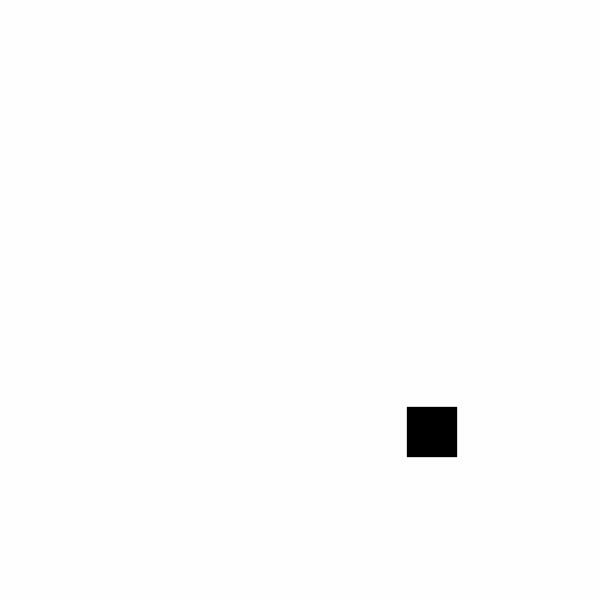
Frame 1 (no input)
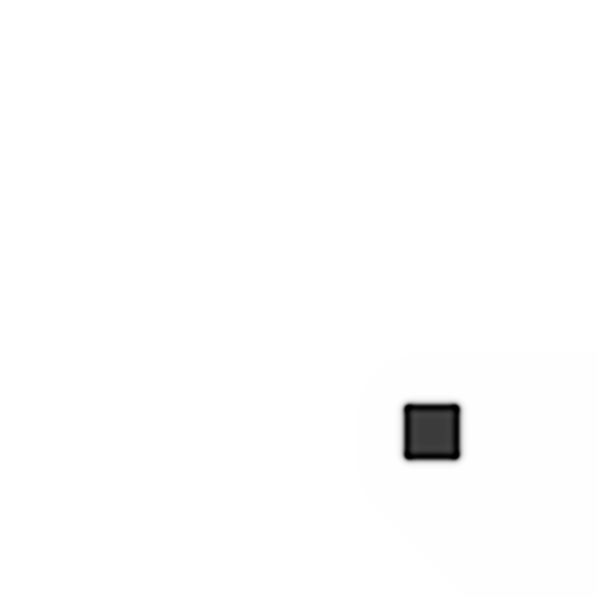
Frame 60 (no input)
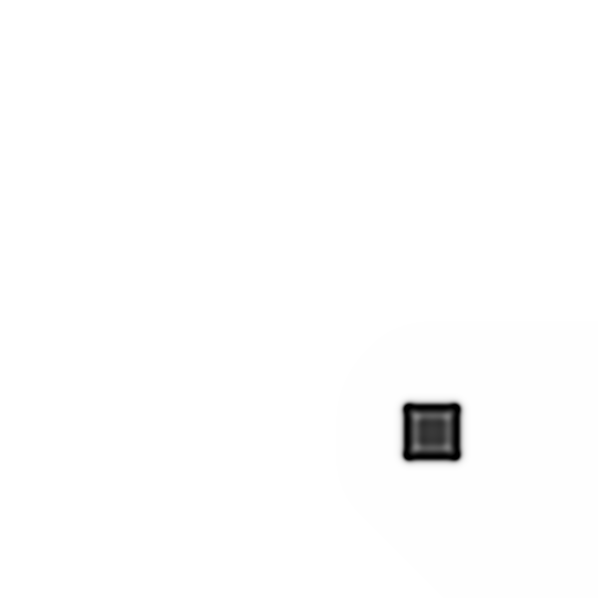
Frame 120 (the mouse pressed at the canvas centre since frame 60)

The p5.js sketch that drew these frames (run headless with seeded random() and noise() and a simulated clock; from frame 60 on, the mouse is pressed at the canvas centre):

// p5.js sketch
// ── sketch.js
let clrs;
let grid, next;
let dA = 1;
let dB = 0.5;
let feed = 0.055;
let k = 0.062;
let speed = 1;


function setupVariables() {
	// setup variables
	clrs = {
		'bg': [5, 5, 5],
		'main': [250, 250, 250],
		'sub': [85, 0, 255]
	}

	// create a two dimensional grid
	grid = [];
	next = [];
	for (let x = 0; x < width; x++) {
		grid[x] = [];
		next[x] = [];
		for (let y = 0; y < height; y++) {
			grid[x][y] = {
				a: 1,
				b: 0
			};
			next[x][y] = {
				a: 1,
				b: 0
			};
		}
	}
	let d = 50;
	let start = floor(random(d, width - d));
	for (let i = start; i < start + d; i++) {
		for (let j = start; j < start + d; j++) {
			grid[i][j].b = 1;
		}
	}

}

function setup() {
	createCanvas(600, 600);
	setupVariables();
	pixelDensity(1);
	frameRate(30);
}

function draw() {
	for (let x = 1; x < width - 1; x++) {
		for (let y = 1; y < height - 1; y++) {
			let a = grid[x][y].a;
			let b = grid[x][y].b;
			next[x][y].a = a + (dA * (laplaceA(x, y)) - (a * b * b) + (feed * (1 - a))) * speed;
			next[x][y].b = b + (dB * (laplaceB(x, y)) + (a * b * b) - ((k + feed) * b)) * speed;
			next[x][y].a = constrain(next[x][y].a, 0, 1);
			next[x][y].b = constrain(next[x][y].b, 0, 1);
		}
	}

	loadPixels();
	for (let x = 0; x < width; x++) {
		for (let y = 0; y < height; y++) {
			let index = (x + y * width) * 4;
			let c = constrain(floor((next[x][y].a - next[x][y].b) * 255), 0, 255);
			pixels[index + 0] = c;
			pixels[index + 1] = c;
			pixels[index + 2] = c;
			pixels[index + 3] = 255;
		}
	}
	updatePixels();

	grid = next;
}

function laplaceA(x, y) {
	let sumA = 0;
	sumA += grid[x][y].a * -1;
	sumA += grid[x - 1][y].a * 0.2;
	sumA += grid[x + 1][y].a * 0.2;
	sumA += grid[x][y - 1].a * 0.2;
	sumA += grid[x][y + 1].a * 0.2;
	sumA += grid[x + 1][y + 1].a * 0.05;
	sumA += grid[x + 1][y - 1].a * 0.05;
	sumA += grid[x - 1][y - 1].a * 0.05;
	sumA += grid[x - 1][y + 1].a * 0.05;
	return sumA;
}

function laplaceB(x, y) {
	let sumB = 0;
	sumB += grid[x][y].b * -1;
	sumB += grid[x - 1][y].b * 0.2;
	sumB += grid[x + 1][y].b * 0.2;
	sumB += grid[x][y - 1].b * 0.2;
	sumB += grid[x][y + 1].b * 0.2;
	sumB += grid[x + 1][y + 1].b * 0.05;
	sumB += grid[x + 1][y - 1].b * 0.05;
	sumB += grid[x - 1][y - 1].b * 0.05;
	sumB += grid[x - 1][y + 1].b * 0.05;
	return sumB;
}
